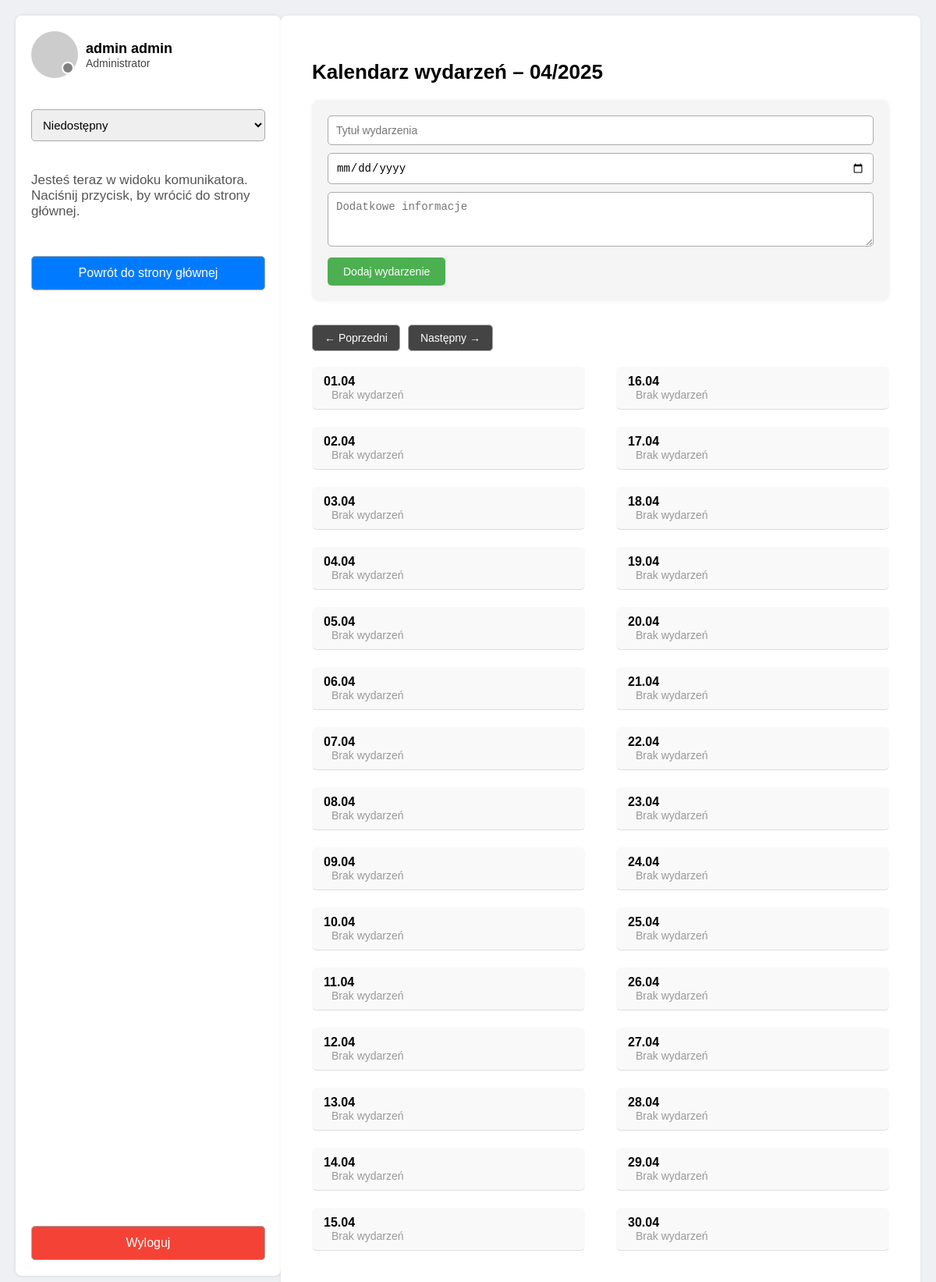
The page /calendar/?month=4&year=2025 (signed in) on the database as committed earlier.
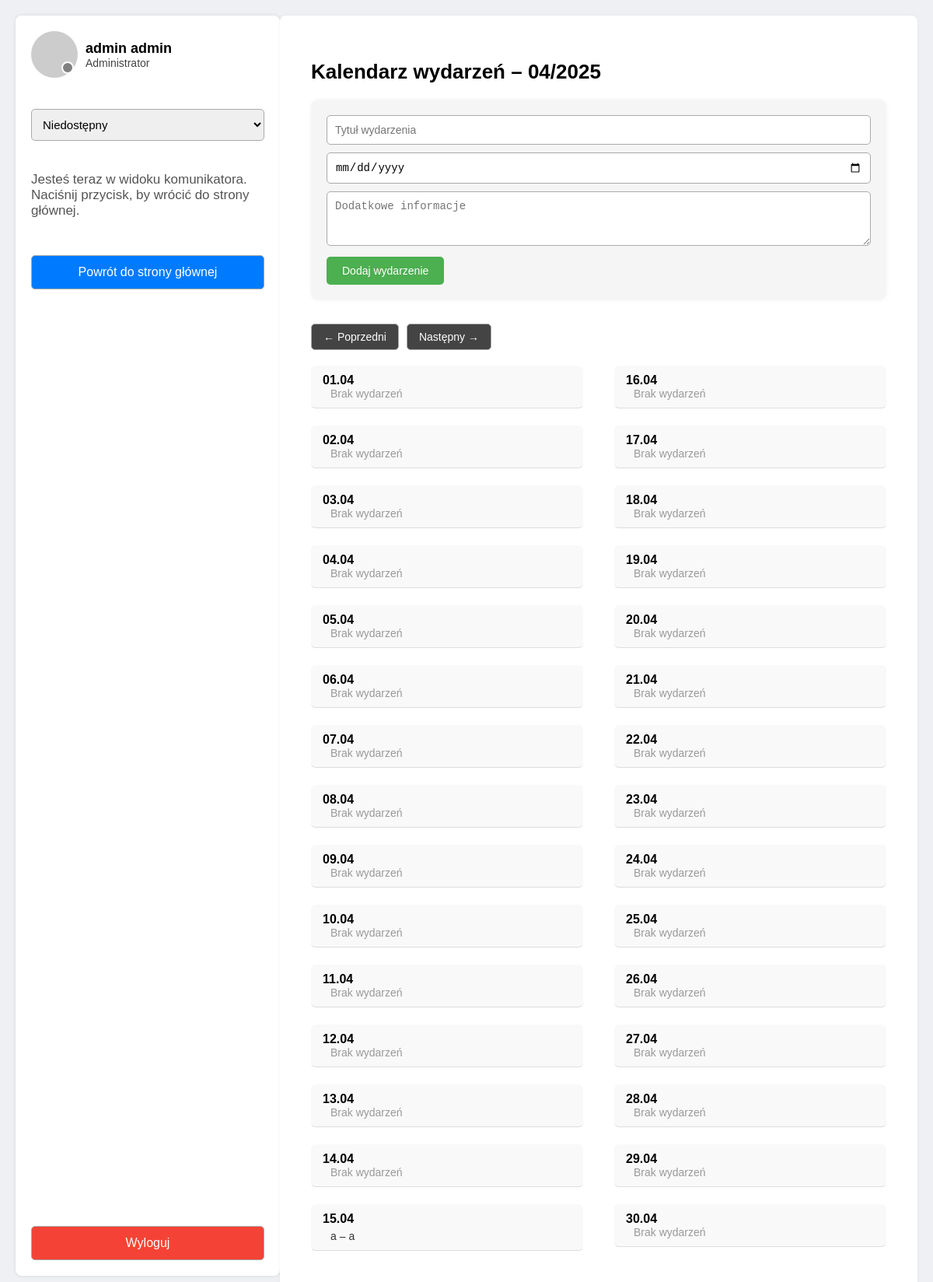
The same page on the database as committed later.
### users/models.py (models this page shows, shortened)
class Event(models.Model):
    title = models.CharField(max_length=200)
    description = models.TextField()
    date = models.DateField()
    created_by = models.ForeignKey(settings.AUTH_USER_MODEL, on_delete=models.CASCADE)

### users/views.py (the view)
# urls.py: path("calendar/", calendar_view, name="calendar"),
@login_required
def calendar_view(request):
    year = int(request.GET.get('year', date.today().year))
    month = int(request.GET.get('month', date.today().month))
    days_in_month = monthrange(year, month)[1]
    events = Event.objects.filter(date__year=year, date__month=month)
    events_by_day = {}
    for event in events:
        events_by_day.setdefault(event.date.day, []).append(event)
    calendar_days = []
    for day in range(1, days_in_month + 1):
        calendar_days.append({
            "day": day,
            "events": events_by_day.get(day, [])
        })
        if request.user.rola == "administrator":
            return_url = "/administrator/mainpage/"
        elif request.user.rola == "secretariat":  # <- poprawione
            return_url = "/secretariat/mainpage/"
        else:
            return_url = "/user/mainpage/"
    half = len(calendar_days) // 2
    left_days = calendar_days[:half]
    right_days = calendar_days[half:]
    return render(request, "calendar/calendar.html", {
        "year": year,
        "month": month,
        "calendar_days": calendar_days,
        "left_days": left_days,
        "right_days": right_days,
        "return_url": return_url,
    })

### users/templates/calendar/calendar.html (shortened to what this page needs)
<!DOCTYPE html>
<html lang="pl">
<head>
</head>
<body>
  <div class="container">
    <div class="sidebar">
      <div class="top-section">
        <div class="profile">
          <div class="profile-pic">
            <div class="status-dot {% if request.user.status == 'available' %}green{% elif request.user.status == 'busy' %}orange{% else %}gray{% endif %}"></div>
          </div>
          <div class="user-info">
            <h2>{{ request.user.get_full_name }}</h2>
            <div class="role">{{ request.user.get_rola_display }}</div>
          </div>
        </div>
        <form method="post" action="{% url 'change_status' %}" style="margin-top: 10px;">
          <select name="status" onchange="this.form.submit()" style="width: 100%; padding: 10px; font-size: 15px; border-radius: 5px; border: 1px solid #aaa;">
            <option value="offline" {% if request.user.status == 'offline' %}selected{% endif %}>Niedostępny</option>
          </select>
        </form>
        <p style="font-size: 17px; color: #555; margin-top: 10px;">
          Jesteś teraz w widoku komunikatora.<br>
          Naciśnij przycisk, by wrócić do strony głównej.
        </p>
        <a href="{{ return_url }}"><button class="btn back-btn">Powrót do strony głównej</button></a>
      </div>
      <form method="post" action="{% url 'logout' %}" style="margin-top: 120px;">
        <button class="btn logout-btn" type="submit">Wyloguj</button>
      </form>
    </div>
    <div class="main">
      <div class="calendar">
        <h1>Kalendarz wydarzeń – {{ month|stringformat:"02d" }}/{{ year }}</h1>
        {% if request.user.is_staff or request.user.rola == 'sekretariat' %}
           <form class="event-form" method="post" action="{% url 'add_event' %}">
            <input type="text" name="title" placeholder="Tytuł wydarzenia" required>
            <input type="date" name="date" required>
            <textarea name="description" placeholder="Dodatkowe informacje" rows="3"></textarea>
            <button type="submit">Dodaj wydarzenie</button>
          </form>
        {% else %}
          <p style="font-style: italic; color: #999;">Dodawanie wydarzeń jest dostępne tylko dla sekretariatu i administratorów.</p>
        {% endif %}
        <div class="calendar-nav">
          <a href="?month={{ month|add:"-1" }}&year={{ year }}">← Poprzedni</a>
          <a href="?month={{ month|add:"1" }}&year={{ year }}">Następny →</a>
        </div>
        <div class="calendar-grid">
          <div class="calendar-column">
            {% for day in left_days %}
              <div class="day-entry">
                <strong>{{ day.day|stringformat:"02d" }}.{{ month|stringformat:"02d" }}</strong><br>
                {% if day.events %}
                  {% for event in day.events %}
                    <div class="event">
                      {{ event.title }} – {{ event.description }}
                    </div>
                  {% endfor %}
                {% else %}
                  <div class="no-events">Brak wydarzeń</div>
                {% endif %}
              </div>
            {% endfor %}
          </div>
          <div class="calendar-column">
            {% for day in right_days %}
              <div class="day-entry">
                <strong>{{ day.day|stringformat:"02d" }}.{{ month|stringformat:"02d" }}</strong><br>
                {% if day.events %}
                  {% for event in day.events %}
                    <div class="event">
                      {{ event.title }} – {{ event.description }}
                      {% if event.created_by == request.user %}
                        <form action="{% url 'delete_event' event.id %}" method="post" style="display:inline;">
                          {% csrf_token %}
                          <button type="submit" class="delete-btn">🗑 Usuń</button>
                        </form>
                      {% endif %}
                    </div>
                  {% endfor %}
                {% else %}
                  <div class="no-events">Brak wydarzeń</div>
                {% endif %}
              </div>
            {% endfor %}
          </div>
        </div>
  </div>
</body>
</html>

Rows that differ between the two databases and show on the page:
added Event: title "a", description "a"
Other text that changed with them:
list line gone: "Brak wydarzeń"
